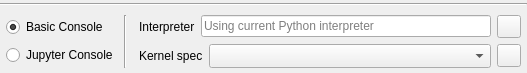
<?xml version="1.0" encoding="UTF-8"?>
<!--
######################################################################################################################
# Copyright (C) 2017-2022 Spine project consortium
# This file is part of Spine Items.
# Spine Items is free software: you can redistribute it and\/or modify it under the terms of the GNU Lesser General
# Public License as published by the Free Software Foundation, either version 3 of the License, or (at your option)
# any later version. This program is distributed in the hope that it will be useful, but WITHOUT ANY WARRANTY;
# without even the implied warranty of MERCHANTABILITY or FITNESS FOR A PARTICULAR PURPOSE. See the GNU Lesser General
# Public License for more details. You should have received a copy of the GNU Lesser General Public License along with
# this program. If not, see <http:\/\/www.gnu.org\/licenses\/>.
######################################################################################################################
-->
<ui version="4.0">
 <class>Form</class>
 <widget class="QWidget" name="Form">
  <property name="geometry">
   <rect>
    <x>0</x>
    <y>0</y>
    <width>527</width>
    <height>73</height>
   </rect>
  </property>
  <layout class="QVBoxLayout" name="verticalLayout_3">
   <property name="spacing">
    <number>6</number>
   </property>
   <property name="leftMargin">
    <number>0</number>
   </property>
   <property name="topMargin">
    <number>0</number>
   </property>
   <property name="rightMargin">
    <number>0</number>
   </property>
   <property name="bottomMargin">
    <number>0</number>
   </property>
   <item>
    <widget class="Line" name="line_3">
     <property name="orientation">
      <enum>Qt::Horizontal</enum>
     </property>
    </widget>
   </item>
   <item>
    <layout class="QHBoxLayout" name="horizontalLayout_3">
     <property name="spacing">
      <number>6</number>
     </property>
     <item>
      <layout class="QVBoxLayout" name="verticalLayout">
       <property name="spacing">
        <number>6</number>
       </property>
       <property name="leftMargin">
        <number>6</number>
       </property>
       <item>
        <widget class="QRadioButton" name="radioButton_python_console">
         <property name="text">
          <string>Basic Console</string>
         </property>
         <property name="checked">
          <bool>true</bool>
         </property>
        </widget>
       </item>
       <item>
        <widget class="QRadioButton" name="radioButton_jupyter_console">
         <property name="text">
          <string>Jupyter Console</string>
         </property>
        </widget>
       </item>
      </layout>
     </item>
     <item>
      <widget class="Line" name="line">
       <property name="orientation">
        <enum>Qt::Vertical</enum>
       </property>
      </widget>
     </item>
     <item>
      <layout class="QVBoxLayout" name="verticalLayout_2">
       <property name="rightMargin">
        <number>6</number>
       </property>
       <item>
        <layout class="QHBoxLayout" name="horizontalLayout_2">
         <property name="spacing">
          <number>6</number>
         </property>
         <property name="leftMargin">
          <number>6</number>
         </property>
         <item>
          <widget class="QLabel" name="label_2">
           <property name="text">
            <string>Interpreter</string>
           </property>
          </widget>
         </item>
         <item>
          <widget class="QLineEdit" name="lineEdit_python_path">
           <property name="toolTip">
            <string>&lt;html&gt;&lt;head/&gt;&lt;body&gt;&lt;p&gt;Python interpreter for executing this Tool specification. Leave empty to select the Python that was used in launching Spine Toolbox.&lt;/p&gt;&lt;/body&gt;&lt;/html&gt;</string>
           </property>
           <property name="placeholderText">
            <string>Using current Python interpreter</string>
           </property>
           <property name="clearButtonEnabled">
            <bool>true</bool>
           </property>
          </widget>
         </item>
         <item>
          <widget class="QToolButton" name="toolButton_browse_python">
           <property name="toolTip">
            <string>&lt;html&gt;&lt;head/&gt;&lt;body&gt;&lt;p&gt;Pick a Python interpreter using a file browser&lt;/p&gt;&lt;/body&gt;&lt;/html&gt;</string>
           </property>
           <property name="icon">
            <iconset resource="../../ui/resources/resources_icons.qrc">
             <normaloff>:/icons/folder-open-solid.svg</normaloff>:/icons/folder-open-solid.svg</iconset>
           </property>
          </widget>
         </item>
        </layout>
       </item>
       <item>
        <layout class="QHBoxLayout" name="horizontalLayout">
         <property name="spacing">
          <number>6</number>
         </property>
         <property name="leftMargin">
          <number>6</number>
         </property>
         <item>
          <widget class="QLabel" name="label">
           <property name="text">
            <string>Kernel spec</string>
           </property>
          </widget>
         </item>
         <item>
          <widget class="QComboBox" name="comboBox_kernel_specs">
           <property name="sizePolicy">
            <sizepolicy hsizetype="Expanding" vsizetype="Fixed">
             <horstretch>0</horstretch>
             <verstretch>0</verstretch>
            </sizepolicy>
           </property>
           <property name="minimumSize">
            <size>
             <width>100</width>
             <height>24</height>
            </size>
           </property>
           <property name="maximumSize">
            <size>
             <width>16777215</width>
             <height>24</height>
            </size>
           </property>
           <property name="toolTip">
            <string>&lt;html&gt;&lt;head/&gt;&lt;body&gt;&lt;p&gt;Select a Python Jupyter kernel spec for Jupyter Console.&lt;/p&gt;&lt;p&gt;Both Conda and Jupyter kernel specs are shown.&lt;/p&gt;&lt;/body&gt;&lt;/html&gt;</string>
           </property>
          </widget>
         </item>
         <item>
          <widget class="QToolButton" name="toolButton_refresh_kernel_specs">
           <property name="toolTip">
            <string>&lt;html&gt;&lt;head/&gt;&lt;body&gt;&lt;p&gt;Refresh the list of Jupyter and Conda kernel specs&lt;/p&gt;&lt;/body&gt;&lt;/html&gt;</string>
           </property>
           <property name="text">
            <string/>
           </property>
           <property name="icon">
            <iconset resource="../../ui/resources/resources_icons.qrc">
             <normaloff>:/icons/sync.svg</normaloff>:/icons/sync.svg</iconset>
           </property>
           <property name="toolButtonStyle">
            <enum>Qt::ToolButtonIconOnly</enum>
           </property>
          </widget>
         </item>
        </layout>
       </item>
      </layout>
     </item>
    </layout>
   </item>
  </layout>
 </widget>
 <resources>
  <include location="../../ui/resources/resources_icons.qrc"/>
 </resources>
 <connections/>
</ui>
